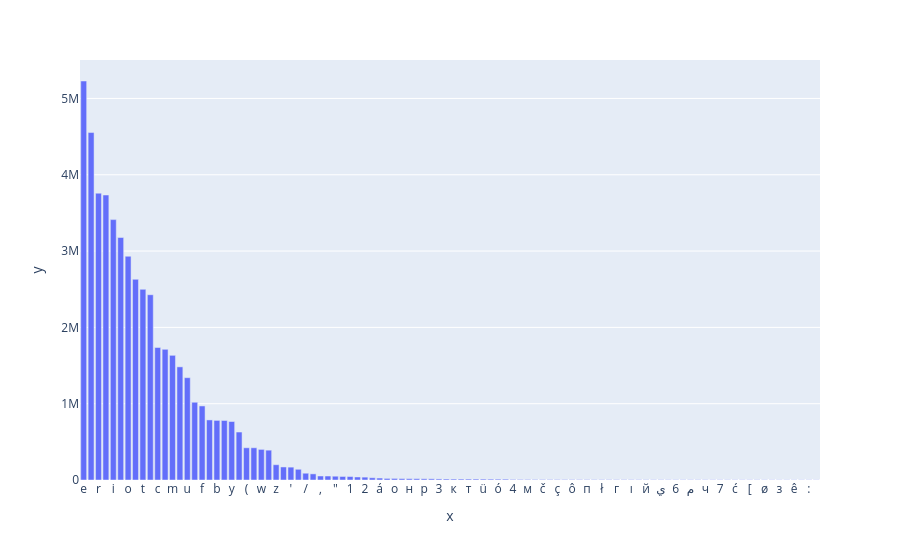

The notebook cell this image was saved under:
### Code cell
fig = px.bar(x=df_head["character"], y =df_head["frequency"])
fig.show()

### Figure 1 — Plotly figure (JSON) as saved in the notebook; plotly's stock layout.template omitted (floating-point values rounded to 4 significant figures)
{"data": [{"hovertemplate": "x=%{x}<br>y=%{y}<extra></extra>", "legendgroup": "", "marker": {"color": "#636efa", "pattern": {"shape": ""}}, "name": "", "orientation": "v", "showlegend": false, "textposition": "auto", "type": "bar", "x": ["e", "a", "r", " ", "i", "n", "o", "s", "t", "l", "c", "d", "m", "h", "u", "g", "f", "p", "b", "k", "y", "v", "(", ")", "w", "j", "z", ".", "'", "-", "/", "x", ",", "é", "\"", "#", "1", "q", "2", "а", "á", "и", "о", "í", "н", "е", "р", "ä", "3", "è", "к", "в", "т", "ö", "ü", "л", "ó", "с", "4", "д", "м", "š", "č", "ا", "ç", "ñ", "ô", "0", "п", "5", "ł", "у", "г", "9", "ı", "ل", "й", "я", "ي", "ã", "6", "ž", "م", "ь", "ч", "б", "7", "8", "ć", "ú", "[", "]", "ø", "&", "з", "ş", "ê", "ر", ":", "ř"], "xaxis": "x", "y": [5228712, 4553048, 3758322, 3734740, 3412347, 3177609, 2932223, 2629927, 2498450, 2428039, 1736152, 1711940, 1633889, 1482743, 1340842, 1018942, 970477, 787344, 781096, 779989, 766482, 628634, 422407, 422339, 401056, 391075, 200324, 170818, 168514, 140450, 88910, 80435, 52545, 52097, 49696, 46297, 45189, 39714, 37623, 29547, 25641, 20652, 20555, 18156, 17523, 17383, 16039, 15657, 13920, 12812, 12628, 12593, 12539, 12478, 12062, 11577, 11324, 11147, 7426, 7299, 6902, 6648, 6538, 6434, 6284, 6123, 5631, 5357, 5273, 5002, 4801, 4740, 4724, 4692, 4661, 4324, 4104, 3969, 3939, 3832, 3831, 3830, 3684, 3678, 3666, 3583, 3508, 3424, 3334, 3303, 3266, 3261, 3074, 2822, 2809, 2770, 2761, 2753, 2667, 2487], "yaxis": "y"}], "layout": {"barmode": "relative", "legend": {"tracegroupgap": 0}, "margin": {"t": 60}, "xaxis": {"anchor": "y", "domain": [0, 1], "title": {"text": "x"}}, "yaxis": {"anchor": "x", "domain": [0, 1], "title": {"text": "y"}}}}
